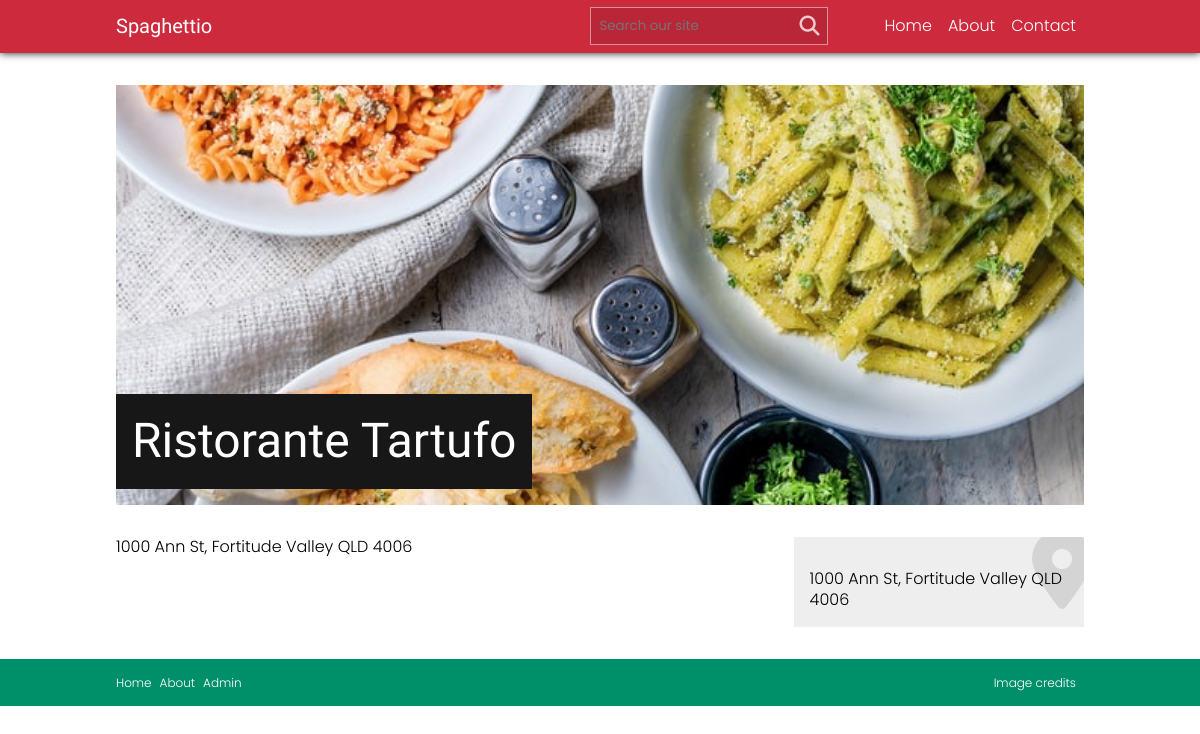
Screenshot of /detail.php?id=3 with the database file from the repository.
### tables this page shows
CREATE TABLE IF NOT EXISTS `restaurant_details` (
  `ID` int(11) NOT NULL AUTO_INCREMENT,
  `name` varchar(255) NOT NULL,
  `address` varchar(255) NOT NULL,
  `description` text NOT NULL,
  `category` varchar(50) NOT NULL,
  `imagePath` varchar(255) NOT NULL,
  `imageCreator` varchar(255) NOT NULL,
  `imageSourceURL` varchar(255) NOT NULL,
  PRIMARY KEY (`ID`)
);

### database/dbController.php (called while the page is built, shortened)
<?php
class dbController {
	private $conn;
	public function dbConnect($host, $user, $pass, $db): mysqli {
		$this->conn = new mysqli(
			$this->host = $host,
			$this->user = $user,
			$this->pass = $pass,
			$this->db = $db
		);
		return $this->conn;
	}
	public function getRestaurantById($id) {
		$raw_results = $this->conn->query("SELECT * FROM restaurant_details WHERE ID='$id'");
		$formatted_results = [];
		while($row = $raw_results->fetch_assoc()) {
			array_push($formatted_results, $row);
		}
		if(isset($formatted_results[0])) {
			return $formatted_results[0];
		}
		else {
			return false;
		}
	}
}

### detail.php (the view, shortened to what this page needs)
<?php
require_once('database/dbController.php');
$db = new dbController();
$db->dbConnect(HOST, USER, PASS, DB);
$id = $_GET['id'];
$restaurant = $db->getRestaurantById($id);
?>
<!DOCTYPE html>
<html lang="en">
<head>
	<?php include('partials/head.php'); ?>
</head>
<body>
	<?php include('partials/header.php'); ?>
	<main class="restaurant-details">
		<div class="container">
			<div class="restaurant-details-banner">
				<img src="<?php echo $restaurant['imagePath']; ?>" alt=""/>
				<h1><?php echo $restaurant['name']; ?></h1>
			</div>
			<div class="row">
				<div class="restaurant-details-copy">
					<p><?php echo $restaurant['description']; ?></p>
				</div>
				<div class="restaurant-details-address">
					<i class="fas fa-map-marker-alt"></i>
					<p><?php echo $restaurant['address']; ?></p>
				</div>
			</div>
		</div>
	</main>
	<?php include('partials/footer.php'); ?>
</body>
</html>

### css/style.css (style rules this page uses)
:root { --primary-color: rgb(205, 42, 61); --secondary-color: rgb(0, 144, 105); --light-color: rgba(241, 241, 241); --dark-color: rgb(23, 23, 23); --body-font: 'Poppins', sans-serif; --heading-font: 'Besley', serif; }
body { font-family: var(--body-font); font-weight: 300; line-height: 1.3; }
h1, h2, h3 { font-family: var(--heading-font); font-weight: 400; }
.container { max-width: 1000px; margin-left: auto; margin-right: auto; box-sizing: border-box; padding: 0 1rem; }
.row { display: flex; flex-wrap: wrap; }
.restaurant-details { margin: 2rem 0; }
.restaurant-details .row { justify-content: space-between; }
.restaurant-details-banner { width: 100%; height: 420px; overflow: hidden; position: relative; }
.restaurant-details-banner img { width: 100%; height: 100%; object-fit: cover; object-position: center center; }
.restaurant-details-banner h1 { font-size: 3rem; background: var(--dark-color); padding: 1rem; color: white; position: absolute; left: 0; bottom: 1rem; }
.restaurant-details-copy, .restaurant-details-address { box-sizing: border-box; width: 100%; flex-basis: 100%; margin-top: 2rem; }
@media screen and (min-width: 768px) { .restaurant-details-copy { width: 70%; flex-basis: 70%; } }
.restaurant-details-address { background: #EEE; padding: 1rem; min-height: 90px; position: relative; display: flex; align-items: flex-end; overflow: hidden; }
@media screen and (min-width: 768px) { .restaurant-details-address { width: 30%; flex-basis: 30%; } }
.restaurant-details-address i { opacity: 0.1; font-size: 5rem; position: absolute; top: -0.5rem; right: -0.5rem; }

### rows the page displays
restaurant_details: imagePath (picture), name "Ristorante Tartufo", description "1000 Ann St, Fortitude Valley QLD 4006", address "1000 Ann St, Fortitude Valley QLD 4006"
